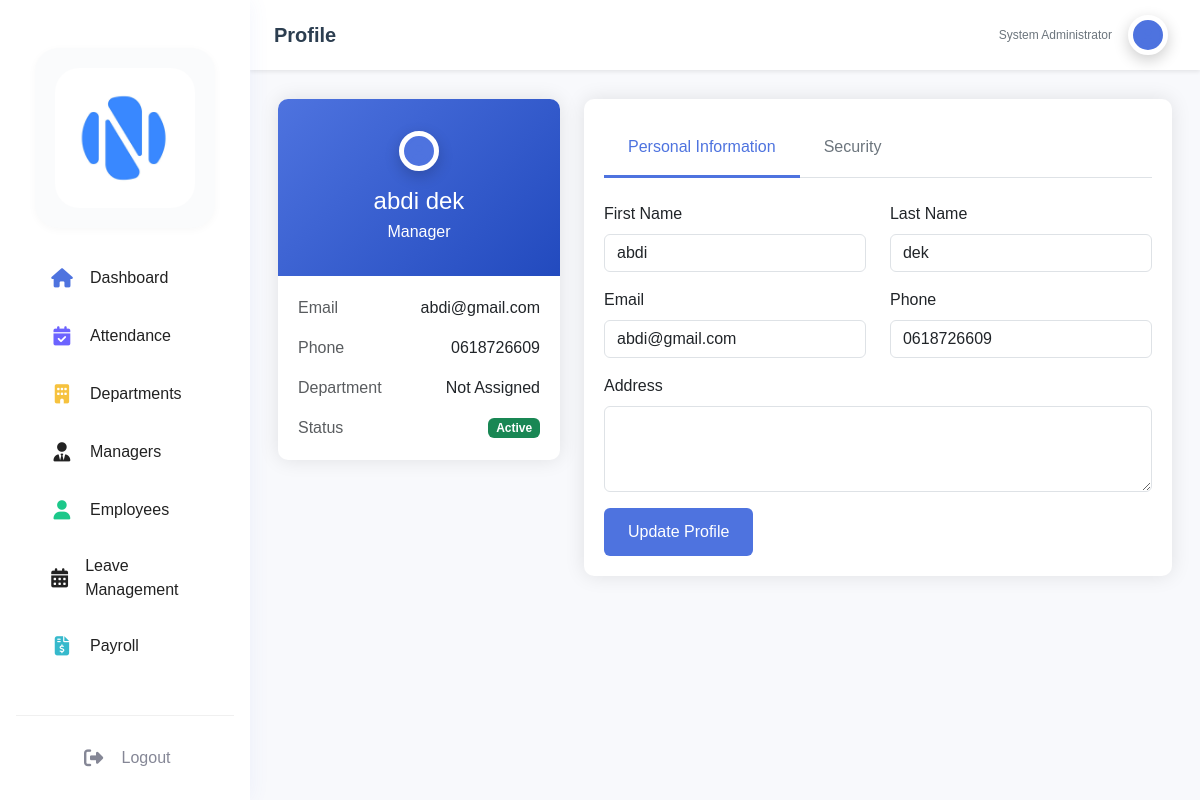
Before: /dashboard/admin/profile.php (signed in) with the older database file.
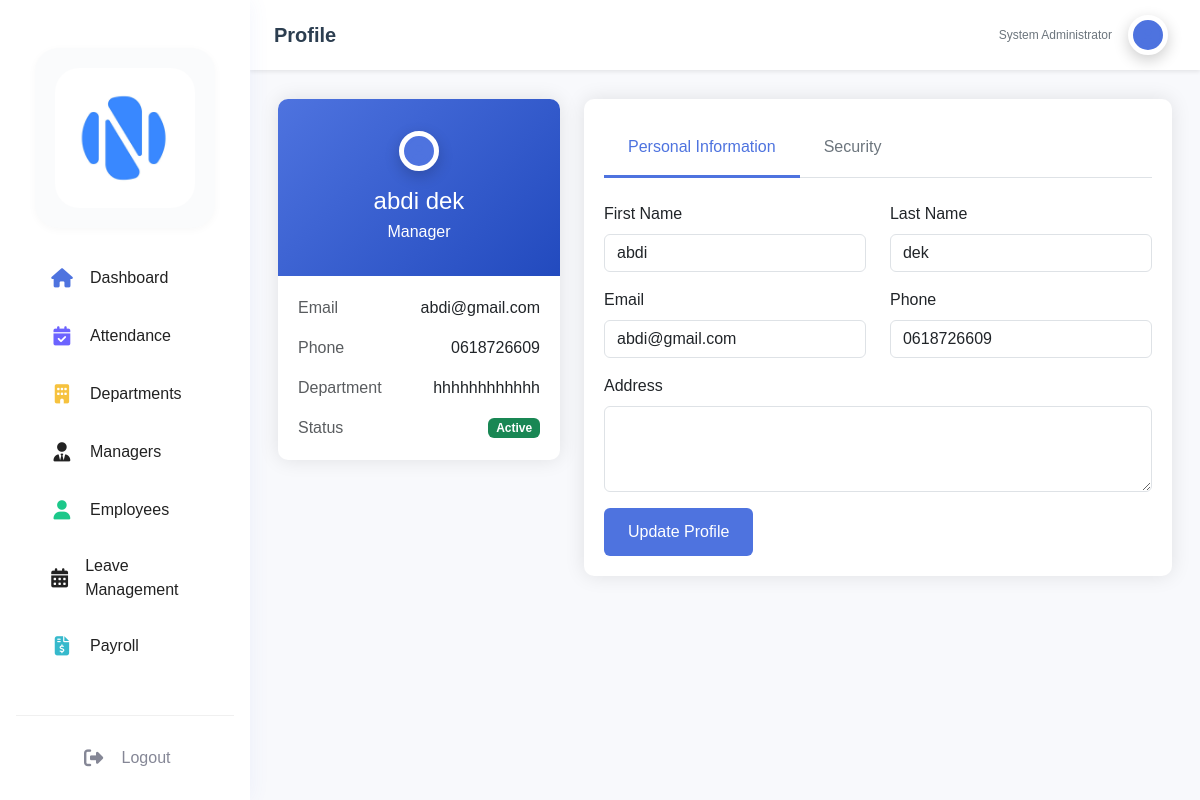
After: the same page with the newer database file.
### tables this page shows
CREATE TABLE `employees` (
  `emp_id` int(11) NOT NULL,
  `user_id` int(11) DEFAULT NULL,
  `first_name` varchar(50) NOT NULL,
  `last_name` varchar(50) NOT NULL,
  `dept_id` int(11) DEFAULT NULL,
  `position` varchar(100) DEFAULT NULL,
  `hire_date` date DEFAULT NULL,
  `basic_salary` decimal(10,2) DEFAULT '0.00',
  `salary` decimal(10,2) DEFAULT NULL,
  `phone` varchar(20) DEFAULT NULL,
  `address` text,
  `profile_image` varchar(255) DEFAULT NULL,
  `gender` enum('male','female') NOT NULL DEFAULT 'male'
);

CREATE TABLE `users` (
  `user_id` int(11) NOT NULL,
  `username` varchar(50) NOT NULL,
  `password` varchar(255) NOT NULL,
  `email` varchar(100) NOT NULL,
  `role` enum('admin','hr','manager','employee') NOT NULL,
  `status` enum('active','inactive','on_leave','deleted') DEFAULT 'active',
  `created_at` timestamp NOT NULL DEFAULT CURRENT_TIMESTAMP,
  `last_login` timestamp NULL DEFAULT NULL,
  `reset_token` varchar(64) DEFAULT NULL,
  `reset_token_expires` datetime DEFAULT NULL,
  `reset_code` varchar(6) DEFAULT NULL,
  `reset_code_expires` datetime DEFAULT NULL
);

CREATE TABLE `departments` (
  `dept_id` int(11) NOT NULL,
  `dept_name` varchar(100) NOT NULL,
  `dept_head` int(11) DEFAULT NULL,
  `created_at` timestamp NOT NULL DEFAULT CURRENT_TIMESTAMP
);

### dashboard/admin/profile.php (the view, shortened to what the changed rows need)
<?php
require_once '../../config/database.php';
try {
    $stmt = $pdo->prepare("
        SELECT u.*, e.*, d.dept_name
        FROM users u
        LEFT JOIN employees e ON u.user_id = e.user_id
        LEFT JOIN departments d ON e.dept_id = d.dept_id
        WHERE u.user_id = ?
    ");
    $stmt->execute([$_SESSION['user_id']]);
    $profile = $stmt->fetch();
} catch (PDOException $e) {
    $error = "Error fetching profile: " . $e->getMessage();
}
?>
<!DOCTYPE html>
<html lang="en">
<head>
    <link href="https://cdn.jsdelivr.net/npm/bootstrap@5.3.2/dist/css/bootstrap.min.css" rel="stylesheet">
    <link rel="stylesheet" href="https://cdnjs.cloudflare.com/ajax/libs/font-awesome/6.4.0/css/all.min.css">
    <link rel="stylesheet" href="../../assets/css/dashboard.css">
</head>
<body>
    <div class="main-content">
        <div class="container-fluid py-4">
            <div class="row">
                <div class="col-md-4">
                    <div class="profile-card mb-4">
                        <div class="profile-header text-center">
                            <div class="profile-avatar mb-3">
                                <?php if (!empty($profile['profile_image'])): ?>
                                    <img src="../../uploads/profile_photos/<?php echo htmlspecialchars($profile['profile_image']); ?>" alt="Profile" style="width:100%;height:100%;object-fit:cover;border-radius:50%;">
                                <?php else: ?>
                                    <i class="fas fa-user-circle"></i>
                                <?php endif; ?>
                            </div>
                            <h4 class="mb-1"><?php echo htmlspecialchars($profile['first_name'] . ' ' . $profile['last_name']); ?></h4>
                            <p class="mb-0"><?php echo ucfirst($profile['role']); ?></p>
                        </div>
                        <div class="card-body">
                            <div class="d-flex justify-content-between align-items-center mb-3">
                                <span class="text-muted">Email</span>
                                <span><?php echo htmlspecialchars($profile['email']); ?></span>
                            </div>
                            <div class="d-flex justify-content-between align-items-center mb-3">
                                <span class="text-muted">Phone</span>
                                <span><?php echo htmlspecialchars($profile['phone']); ?></span>
                            </div>
                            <div class="d-flex justify-content-between align-items-center mb-3">
                                <span class="text-muted">Department</span>
                                <span><?php echo htmlspecialchars($profile['dept_name'] ?? 'Not Assigned'); ?></span>
                            </div>
                        </div>
                    </div>
                </div>
                <div class="col-md-8">
                    <div class="profile-card">
                        <div class="card-body">
                            <div class="tab-content">
                                <div class="tab-pane fade show active" id="personal">
                                    <form action="" method="POST">
                                        <div class="row mb-3">
                                            <div class="col-md-6">
                                                <label class="form-label">First Name</label>
                                                <input type="text" class="form-control" name="first_name"
                                                       value="<?php echo htmlspecialchars($profile['first_name']); ?>" required>
                                            </div>
                                            <div class="col-md-6">
                                                <label class="form-label">Last Name</label>
                                                <input type="text" class="form-control" name="last_name"
                                                       value="<?php echo htmlspecialchars($profile['last_name']); ?>" required>
                                            </div>
                                        </div>
                                        <div class="row mb-3">
                                            <div class="col-md-6">
                                                <label class="form-label">Email</label>
                                                <input type="email" class="form-control" name="email"
                                                       value="<?php echo htmlspecialchars($profile['email']); ?>" required>
                                            </div>
                                            <div class="col-md-6">
                                                <label class="form-label">Phone</label>
                                                <input type="tel" class="form-control" name="phone"
                                                       value="<?php echo htmlspecialchars($profile['phone']); ?>">
                                            </div>
                                        </div>
                                    </form>
                                </div>
                            </div>
                        </div>
                    </div>
                </div>
            </div>
        </div>
    </div>
</body>
</html>

Changed rows visible on the page:
changed employees "abdi dek": dept.dept_name (not shown) → "hhhhhhhhhhhh"
Other visible differences:
$profile['dept_name']: "Not Assigned" → (not shown)
